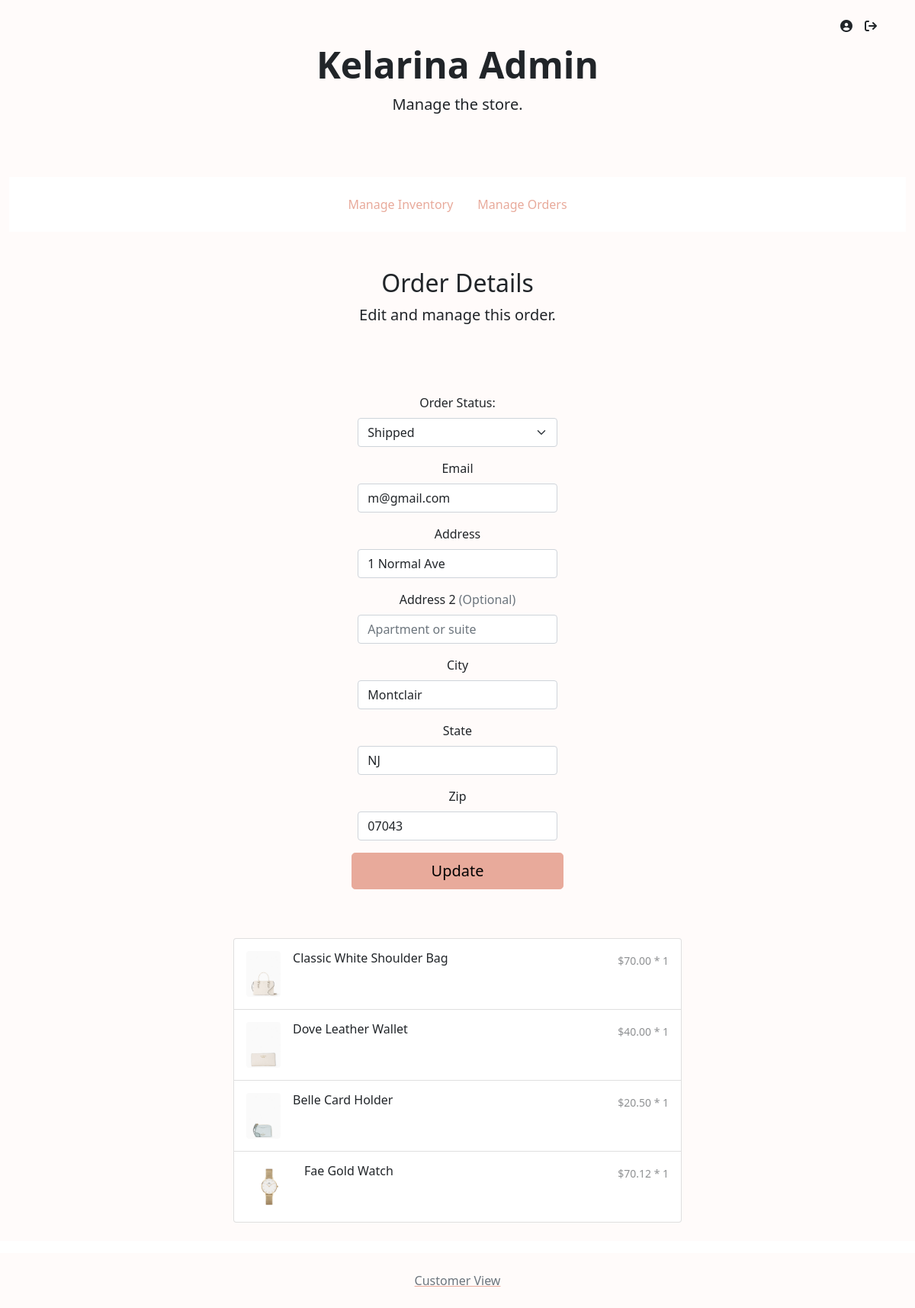
The app's page /admin/?action=order-details&orderid=0000000069 (signed in) with its own data.
### tables this page shows
CREATE TABLE `orders` (
  `orderID` int(10) UNSIGNED ZEROFILL NOT NULL,
  `customerID` int(10) UNSIGNED ZEROFILL DEFAULT NULL,
  `email` varchar(60) NOT NULL,
  `itemsPrice` decimal(7,2) UNSIGNED NOT NULL,
  `shipping` decimal(4,2) UNSIGNED NOT NULL,
  `tax` decimal(4,2) UNSIGNED NOT NULL,
  `status` varchar(15) NOT NULL,
  `timePlaced` timestamp NOT NULL DEFAULT current_timestamp(),
  `shipFirstName` varchar(30) NOT NULL,
  `shipLastName` varchar(30) NOT NULL,
  `shipStreet` varchar(30) NOT NULL,
  `shipStreet2` varchar(30) DEFAULT NULL,
  `shipCity` varchar(30) NOT NULL,
  `shipState` char(2) NOT NULL,
  `shipZip` int(5) UNSIGNED ZEROFILL NOT NULL
);

CREATE TABLE `order_items` (
  `orderID` int(10) UNSIGNED ZEROFILL NOT NULL,
  `itemID` int(10) UNSIGNED ZEROFILL NOT NULL,
  `quantity` int(3) UNSIGNED NOT NULL,
  `price` decimal(5,2) UNSIGNED NOT NULL
);

CREATE TABLE `item` (
  `itemID` int(10) UNSIGNED ZEROFILL NOT NULL,
  `name` varchar(30) NOT NULL,
  `price` decimal(5,2) UNSIGNED NOT NULL,
  `quantity` int(3) UNSIGNED NOT NULL,
  `category` varchar(15) NOT NULL,
  `color` varchar(15) NOT NULL,
  `material` varchar(15) NOT NULL,
  `description` text DEFAULT NULL,
  `tags` text DEFAULT NULL
);

### function/customer-db.php (called while the page is built, shortened)
<?php
function getOrderDetails($orderID)
{
    global $db;
    $query = 'SELECT * FROM `orders` WHERE `orderID` = :orderID';
    $statement = $db->prepare($query);
    $statement->bindValue(':orderID', $orderID);
    $statement->execute();
    $orderInfo = $statement->fetch();
    return $orderInfo;
}
function getOrderItems($orderID)
{
    global $db;
    $query = 'SELECT `order_items`.*, `item`.`name` FROM `order_items` INNER JOIN `item` ON `order_items`.`itemID` = `item`.`itemID`  WHERE `orderID` = :orderID';
    $statement = $db->prepare($query);
    $statement->bindValue(':orderID', $orderID);
    $statement->execute();
    $items = $statement->fetchAll();
    return $items;
}

### function/store-db.php (called while the page is built, shortened)
<?php
function getItemImage($itemID)
{
    $path = "media/purse.jpg";
    $exts = array('bmp', 'png', 'jpg', 'jpeg');
    foreach ($exts as $ext) {
        if (file_exists("../media/" . $itemID . "." . $ext)) {
            $path = "../media/" . $itemID . "." . $ext;
        }
    }
    return $path;
}

### admin/page/order-details.php (the view, shortened to what this page needs)
<?php
include 'admin-view/header.php';
include 'admin-view/navigation.php';
?>
<div class="py-5 text-center">
    <h2>Order Details</h2>
    <p class="lead">Edit and manage this order.</p>
</div>
<div class="container-fluid text-center">
    <div class="pb-5 pt-2 text-center w-75 mx-auto">
        <div class="card-body">
            <div class="row">
                <div class="col-md-4"></div>
                <div class="col-md-4">
                    <form action="." method="post" enctype="multipart/form-data">
                        <div class="row g-3">
                            <div class="col-12">
                                <label for="status" class="form-label">Order Status: </label>
                                <select class="form-select" id="status" name="status" required>
                                    <option selected value="<?php echo $order['status'] ?>"><?php echo ucfirst($order['status']) ?></option>
                                </select>
                            </div>
                            <div class="col-12">
                                <label for="email" class="form-label">Email </label>
                                <input type="email" class="form-control" id="email" name="email" maxlength="60" placeholder="you@example.com" value="<?php echo $order['email'] ?>">
                            </div>
                            <div class="col-12">
                                <label for="shipStreet" class="form-label">Address</label>
                                <input type="text" class="form-control" id="shipStreet" name="shipStreet" maxlength="30" placeholder="1234 Main St" value="<?php echo $order['shipStreet'] ?>" required>
                            </div>
                            <div class="col-12">
                                <label for="shipStreet2" class="form-label">Address 2 <span class="text-muted">(Optional)</span></label>
                                <input type="text" class="form-control" id="shipStreet2" name="shipStreet2" maxlength="30" placeholder="Apartment or suite" value="<?php echo $order['shipStreet2'] ?>">
                            </div>
                            <div class="col-12">
                                <label for="shipCity" class="form-label">City</label>
                                <input type="text" class="form-control" id="shipCity" name="shipCity" maxlength="30" placeholder="1234 Main St" value="<?php echo $order['shipCity'] ?>" required>
                            </div>
                            <div class="col-12">
                                <label for="state" class="form-label">State</label>
                                <input type="text" class="form-control" id="shipState" name="shipState" maxlength="2" minlength="2" value="<?php echo $order['shipState'] ?>" required>
                            </div>
                            <div class="col-12">
                                <label for="shipZip" class="form-label">Zip</label>
                                <input type="text" class="form-control" id="shipZip" name="shipZip" minlength="5" maxlength="5" value="<?php echo $order['shipZip'] ?>" required>
                            </div>
                            <button class="w-100 btn btn-primary btn-lg" type="submit" name="updateOrder">Update</button>
                        </div>
                    </form>
                </div>
            </div>
        </div>
    </div>
</div>
<div class="list-group w-50 mx-auto">
    <?php
    foreach ($items as $item) { ?>
        <a href=".?action=product&itemid=<?php echo $item['itemID'] ?>#view" class="list-group-item list-group-item-action d-flex gap-3 py-3" aria-current="true">
            <img src="<?php echo getItemImage($item['itemID']) ?>" alt="twbs" height="60px" class="rounded flex-shrink-0">
            <div class="d-flex gap-2 w-100 justify-content-between">
                <div>
                    <h6 class="my-0"><?php echo $item['name'] ?></h6>
                </div>
                <div>
                    <small class="opacity-50 my-0">$<?php echo $item['price'] . ' * ' . $item['quantity'] ?></small>
                </div>
            </div>
        </a>
    <?php } ?>
</div>
<p><br></p>
</div>
<?php include('admin-view/footer.php') ?>

### records on screen
orders: status "Shipped", email "m@gmail.com", shipStreet "1 Normal Ave", shipCity "Montclair", shipState "NJ", shipZip "07043"
order_items: shows a picture, itemID.name "Classic White Shoulder Bag", price "70.00", quantity "1"
order_items: shows a picture, itemID.name "Dove Leather Wallet", price "40.00", quantity "1"
order_items: shows a picture, itemID.name "Belle Card Holder", price "20.50", quantity "1"
order_items: shows a picture, itemID.name "Fae Gold Watch", price "70.12", quantity "1"
